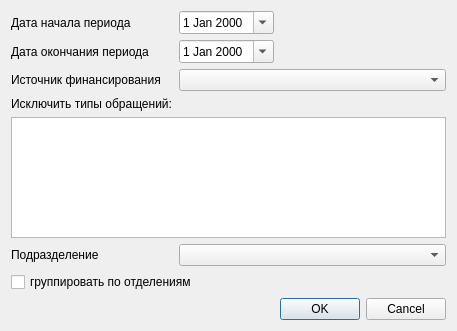
<?xml version="1.0" encoding="UTF-8"?>
<ui version="4.0">
 <class>ReportPlanningAndEconomicIndicators</class>
 <widget class="QDialog" name="ReportPlanningAndEconomicIndicators">
  <property name="geometry">
   <rect>
    <x>0</x>
    <y>0</y>
    <width>430</width>
    <height>331</height>
   </rect>
  </property>
  <property name="windowTitle">
   <string>Dialog</string>
  </property>
  <layout class="QGridLayout" name="gridLayout">
   <item row="0" column="1">
    <widget class="CDateEdit" name="edtBegDate">
     <property name="sizePolicy">
      <sizepolicy hsizetype="Maximum" vsizetype="Fixed">
       <horstretch>0</horstretch>
       <verstretch>0</verstretch>
      </sizepolicy>
     </property>
     <property name="calendarPopup">
      <bool>true</bool>
     </property>
    </widget>
   </item>
   <item row="7" column="2">
    <widget class="QDialogButtonBox" name="buttonBox">
     <property name="orientation">
      <enum>Qt::Horizontal</enum>
     </property>
     <property name="standardButtons">
      <set>QDialogButtonBox::Cancel|QDialogButtonBox::Ok</set>
     </property>
    </widget>
   </item>
   <item row="6" column="0" colspan="3">
    <widget class="QCheckBox" name="chkGroupingOrgStructure">
     <property name="text">
      <string>группировать по отделениям</string>
     </property>
    </widget>
   </item>
   <item row="4" column="0" colspan="3">
    <widget class="CRBListBox" name="lstItems"/>
   </item>
   <item row="0" column="0">
    <widget class="QLabel" name="lblBegDate">
     <property name="text">
      <string>Дата начала периода</string>
     </property>
     <property name="buddy">
      <cstring>edtBegDate</cstring>
     </property>
    </widget>
   </item>
   <item row="1" column="0">
    <widget class="QLabel" name="lblEndDate">
     <property name="text">
      <string>Дата окончания периода</string>
     </property>
    </widget>
   </item>
   <item row="2" column="0">
    <widget class="QLabel" name="lblFinanceType">
     <property name="text">
      <string>Источник финансирования</string>
     </property>
    </widget>
   </item>
   <item row="3" column="0">
    <widget class="QLabel" name="label">
     <property name="text">
      <string>Исключить типы обращений:</string>
     </property>
    </widget>
   </item>
   <item row="0" column="2">
    <spacer name="horizontalSpacer">
     <property name="orientation">
      <enum>Qt::Horizontal</enum>
     </property>
     <property name="sizeHint" stdset="0">
      <size>
       <width>40</width>
       <height>20</height>
      </size>
     </property>
    </spacer>
   </item>
   <item row="2" column="1" colspan="2">
    <widget class="CRBComboBox" name="cmbFinanceType"/>
   </item>
   <item row="1" column="1">
    <widget class="CDateEdit" name="edtEndDate">
     <property name="sizePolicy">
      <sizepolicy hsizetype="Maximum" vsizetype="Fixed">
       <horstretch>0</horstretch>
       <verstretch>0</verstretch>
      </sizepolicy>
     </property>
     <property name="calendarPopup">
      <bool>true</bool>
     </property>
    </widget>
   </item>
   <item row="5" column="0">
    <widget class="QLabel" name="lblOrgStructure">
     <property name="text">
      <string>Подразделение</string>
     </property>
    </widget>
   </item>
   <item row="5" column="1" colspan="2">
    <widget class="COrgStructureComboBox" name="cmbOrgStructure"/>
   </item>
  </layout>
 </widget>
 <customwidgets>
  <customwidget>
   <class>CDateEdit</class>
   <extends>QDateEdit</extends>
   <header>library/DateEdit</header>
  </customwidget>
  <customwidget>
   <class>CRBListBox</class>
   <extends>QListView</extends>
   <header>library/RBListBox.h</header>
  </customwidget>
  <customwidget>
   <class>CRBComboBox</class>
   <extends>QComboBox</extends>
   <header>library/crbcombobox.h</header>
  </customwidget>
  <customwidget>
   <class>COrgStructureComboBox</class>
   <extends>QComboBox</extends>
   <header>Orgs/OrgStructComboBoxes</header>
  </customwidget>
 </customwidgets>
 <resources/>
 <connections>
  <connection>
   <sender>buttonBox</sender>
   <signal>accepted()</signal>
   <receiver>ReportPlanningAndEconomicIndicators</receiver>
   <slot>accept()</slot>
   <hints>
    <hint type="sourcelabel">
     <x>248</x>
     <y>254</y>
    </hint>
    <hint type="destinationlabel">
     <x>157</x>
     <y>274</y>
    </hint>
   </hints>
  </connection>
  <connection>
   <sender>buttonBox</sender>
   <signal>rejected()</signal>
   <receiver>ReportPlanningAndEconomicIndicators</receiver>
   <slot>reject()</slot>
   <hints>
    <hint type="sourcelabel">
     <x>316</x>
     <y>260</y>
    </hint>
    <hint type="destinationlabel">
     <x>286</x>
     <y>274</y>
    </hint>
   </hints>
  </connection>
 </connections>
</ui>
